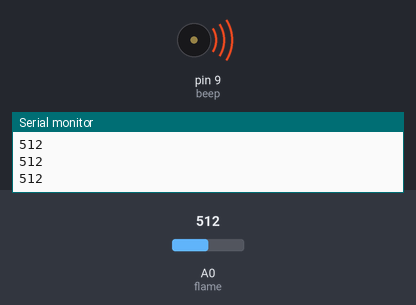
Bench run of a sketch on a simulated Arduino Uno, built with avr-gcc and run on an emulated ATmega328P. Parts: buzzer (waves = sounding, pin HIGH), the last lines printed to the serial monitor. The test bench sets the inputs (shaded band); at power-on: A0 (flame) = 512.

Above: at 1.3 s.
1.4 s: A0 (flame) set to 215
2.9 s: A0 (flame) set to 192
At 4.0 s:
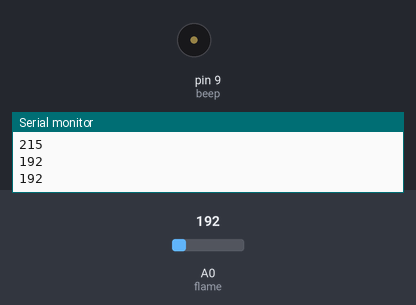
4.5 s: A0 (flame) set to 210
At 5.2 s:
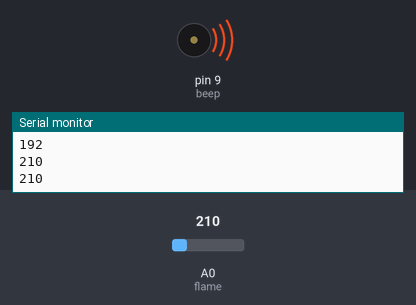
6.0 s: A0 (flame) set to 190
At 6.4 s:
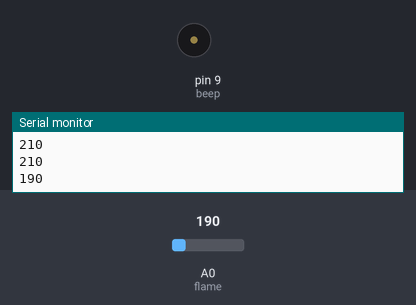
Timing chart, 0 to 8.5 s (numbered marks = the images above; inputs shaded):
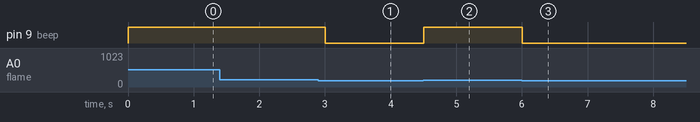

The sketch:

flameBeep.ino
```cpp
int flame = A0;
int beep = 9;
int val = 0;

void setup() {
  // put your setup code here, to run once:
  pinMode(beep,OUTPUT);
  pinMode(flame,INPUT);
  Serial.begin(9600);

}

void loop() {
  // put your main code here, to run repeatedly:
  val = analogRead(flame);
  Serial.println(val);
  if(val >= 200){
    digitalWrite(beep,HIGH);
  }else{
    digitalWrite(beep,LOW);
  }
  delay(500);

}
```

Measured:
- the behaviour switches between 200 and 199 on A0 (flame) (found by bisection; images 0 and 1)
- after the input at 2.9 s, pin 9 (beep): HIGH → LOW after 0.10 s
- after the input at 4.5 s, pin 9 (beep): LOW → HIGH at once
- after the input at 6.0 s, pin 9 (beep): HIGH → LOW at once
